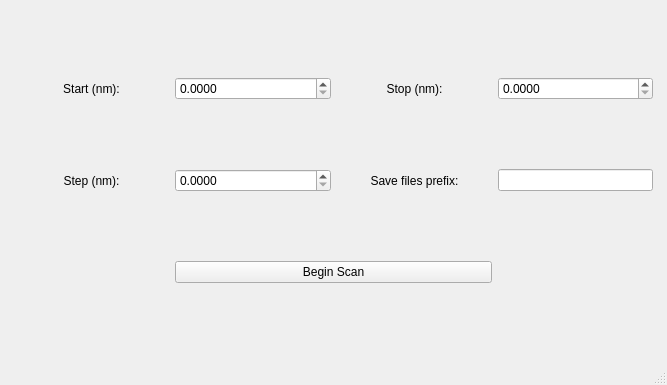
<?xml version="1.0" encoding="UTF-8"?>
<ui version="4.0">
 <class>MainWindow</class>
 <widget class="QMainWindow" name="MainWindow">
  <property name="geometry">
   <rect>
    <x>0</x>
    <y>0</y>
    <width>667</width>
    <height>385</height>
   </rect>
  </property>
  <property name="minimumSize">
   <size>
    <width>667</width>
    <height>144</height>
   </size>
  </property>
  <property name="windowTitle">
   <string>MainWindow</string>
  </property>
  <widget class="QWidget" name="centralwidget">
   <layout class="QHBoxLayout" name="horizontalLayout">
    <item>
     <layout class="QGridLayout" name="gridLayout">
      <property name="leftMargin">
       <number>5</number>
      </property>
      <property name="topMargin">
       <number>5</number>
      </property>
      <property name="rightMargin">
       <number>5</number>
      </property>
      <property name="bottomMargin">
       <number>5</number>
      </property>
      <item row="1" column="0">
       <widget class="QLabel" name="label_3">
        <property name="text">
         <string>Step (nm):</string>
        </property>
        <property name="alignment">
         <set>Qt::AlignCenter</set>
        </property>
       </widget>
      </item>
      <item row="1" column="2">
       <widget class="QLabel" name="label_4">
        <property name="text">
         <string>Save files prefix:</string>
        </property>
        <property name="alignment">
         <set>Qt::AlignCenter</set>
        </property>
       </widget>
      </item>
      <item row="0" column="1">
       <widget class="QDoubleSpinBox" name="spinbox_start">
        <property name="decimals">
         <number>4</number>
        </property>
        <property name="maximum">
         <double>9999.999900000000707</double>
        </property>
        <property name="singleStep">
         <double>1.000000000000000</double>
        </property>
       </widget>
      </item>
      <item row="0" column="2">
       <widget class="QLabel" name="label_2">
        <property name="text">
         <string>Stop (nm):</string>
        </property>
        <property name="alignment">
         <set>Qt::AlignCenter</set>
        </property>
       </widget>
      </item>
      <item row="0" column="0">
       <widget class="QLabel" name="label">
        <property name="text">
         <string>Start (nm):</string>
        </property>
        <property name="alignment">
         <set>Qt::AlignCenter</set>
        </property>
       </widget>
      </item>
      <item row="1" column="1">
       <widget class="QDoubleSpinBox" name="spinbox_step">
        <property name="decimals">
         <number>4</number>
        </property>
        <property name="maximum">
         <double>9999.999900000000707</double>
        </property>
        <property name="singleStep">
         <double>1.000000000000000</double>
        </property>
       </widget>
      </item>
      <item row="0" column="3">
       <widget class="QDoubleSpinBox" name="spinbox_stop">
        <property name="decimals">
         <number>4</number>
        </property>
        <property name="maximum">
         <double>9999.999900000000707</double>
        </property>
       </widget>
      </item>
      <item row="1" column="3">
       <widget class="QLineEdit" name="lineedit_prefix">
        <property name="sizePolicy">
         <sizepolicy hsizetype="Minimum" vsizetype="Fixed">
          <horstretch>0</horstretch>
          <verstretch>0</verstretch>
         </sizepolicy>
        </property>
       </widget>
      </item>
      <item row="2" column="1" colspan="2">
       <widget class="QPushButton" name="pushbutton_scan">
        <property name="text">
         <string>Begin Scan</string>
        </property>
       </widget>
      </item>
     </layout>
    </item>
   </layout>
  </widget>
  <widget class="QMenuBar" name="menubar">
   <property name="geometry">
    <rect>
     <x>0</x>
     <y>0</y>
     <width>667</width>
     <height>21</height>
    </rect>
   </property>
  </widget>
  <widget class="QStatusBar" name="statusbar"/>
 </widget>
 <resources/>
 <connections/>
</ui>
